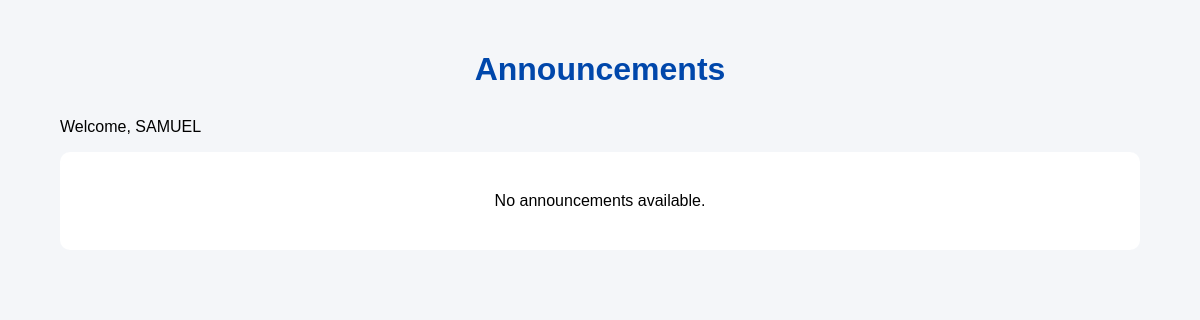
Before: /announcements/ (signed in) with the older database file.
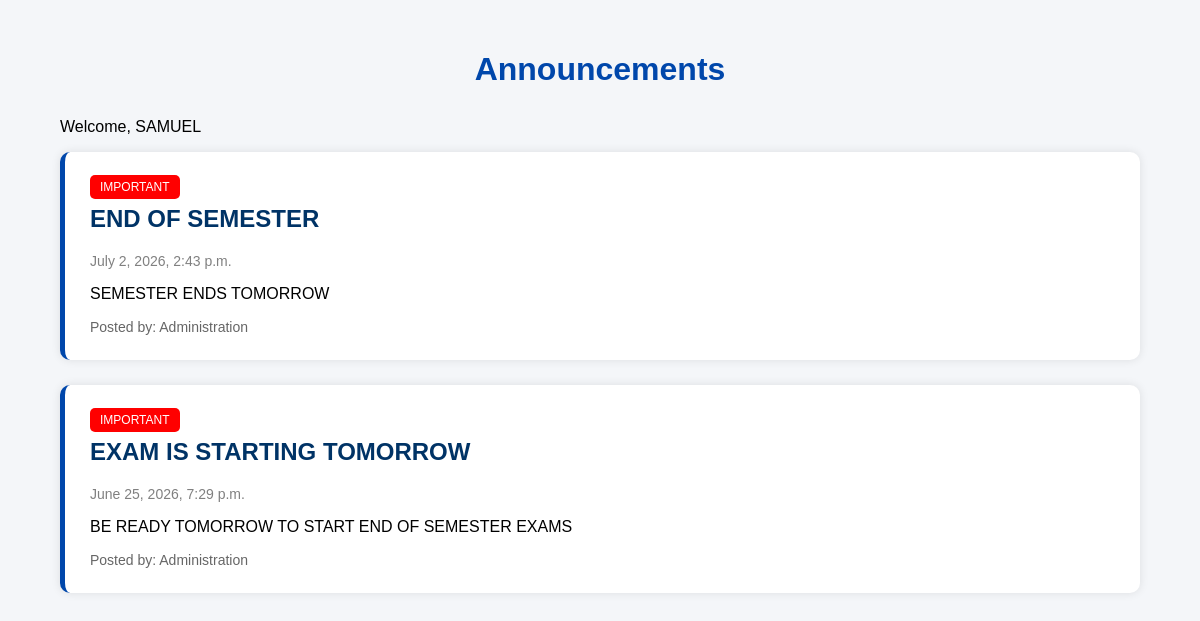
After: the same page with the newer database file.
### SmartHubApp/models.py (models this page shows, shortened)
class Student(models.Model):
    first_name = models.CharField(max_length=100)
    middle_name = models.CharField(max_length=100, blank=True)
    last_name = models.CharField(max_length=100)
    dob = models.DateField()
    gender = models.CharField(max_length=20)
    nationality = models.CharField(max_length=100)
    phone = models.CharField(max_length=20)
    county = models.CharField(max_length=100)
    address = models.TextField()
    postal_code = models.CharField(max_length=20)
    faculty = models.CharField(max_length=100)
    department = models.CharField(max_length=100)
    course = models.CharField(max_length=100)
    year = models.CharField(max_length=20, default="Year 1")
    study_mode = models.CharField(max_length=30)
    guardian_name = models.CharField(max_length=100)
    guardian_phone = models.CharField(max_length=20)
    personal_email = models.EmailField()
    registration_number = models.CharField(max_length=30, unique=True)
    institution_email = models.EmailField(unique=True)
    username = models.CharField(max_length=100, unique=True)
    password = models.CharField(max_length=255)
    created_at = models.DateTimeField(auto_now_add=True)

class Announcement(models.Model):
    title = models.CharField(max_length=200)
    message = models.TextField()
    posted_by = models.CharField(
        max_length=100,
        default="Administration"
    )
    important = models.BooleanField(
        default=False
    )
    created_at = models.DateTimeField(
        auto_now_add=True
    )
    class Meta:
        ordering = ['-created_at']

### SmartHubApp/views.py (the view)
# urls.py: path('announcements/', announcements, name='announcements'),
def announcements(request):
    if 'student_id' not in request.session:
        return redirect('login')
    student = Student.objects.get(
        id=request.session['student_id']
    )
    announcements = Announcement.objects.all()
    return render(
        request,
        'SmartHubApp/announcements.html',
        {
            'student': student,
            'announcements': announcements
        }
    )

### templates/SmartHubApp/announcements.html (shortened to what this page needs)
{% load static %}
<!DOCTYPE html>
<html>
<head>
    <link rel="stylesheet"
          href="{% static 'css/announcements.css' %}">
</head>
<body>
<div class="container">
    <h1>Announcements</h1>
    <p>
        Welcome,
        {{ student.first_name }}
    </p>
    {% for announcement in announcements %}
    <div class="announcement">
        {% if announcement.important %}
            <span class="important">
                IMPORTANT
            </span>
        {% endif %}
        <h2>
            {{ announcement.title }}
        </h2>
        <p class="date">
            {{ announcement.created_at }}
        </p>
        <p>
            {{ announcement.message }}
        </p>
        <div class="footer">
            Posted by:
            {{ announcement.posted_by }}
        </div>
    </div>
    {% empty %}
    <div class="empty">
        No announcements available.
    </div>
    {% endfor %}
</div>
</body>
</html>

### static/css/announcements.css (style rules this page uses)
body { margin:0; background:#f4f6f9; font-family:Arial,sans-serif; }
.container { width:90%; margin:auto; padding:30px; }
h1 { color:#0047ab; text-align:center; margin-bottom:30px; }
.announcement { background:white; padding:25px; margin-bottom:25px; border-radius:10px; box-shadow:0 0 10px rgba(0,0,0,.1); border-left:5px solid #0047ab; }
.announcement h2 { margin-top:10px; color:#003366; }
.date { color:gray; font-size:14px; }
.footer { margin-top:15px; color:#666; font-size:14px; }
.important { background:red; color:white; padding:5px 10px; border-radius:5px; font-size:12px; }

Changed rows visible on the page:
added Announcement: important "IMPORTANT", title "END OF SEMESTER", created_at "July 2, 2026, 2:43 p.m.", message "SEMESTER ENDS TOMORROW", posted_by "Administration"
added Announcement: important "IMPORTANT", title "EXAM IS STARTING TOMORROW", created_at "June 25, 2026, 7:29 p.m.", message "BE READY TOMORROW TO START END OF SEMESTER EXAMS", posted_by "Administration"
Other visible differences:
text no longer shown: "No announcements available."
